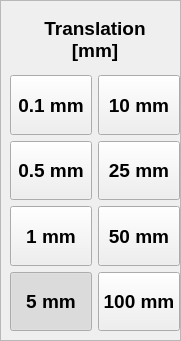
     <widget class="QFrame" name="frame_2">
      <property name="geometry">
       <rect>
        <x>470</x>
        <y>40</y>
        <width>181</width>
        <height>341</height>
       </rect>
      </property>
      <property name="frameShape">
       <enum>QFrame::StyledPanel</enum>
      </property>
      <property name="frameShadow">
       <enum>QFrame::Raised</enum>
      </property>
      <widget class="QWidget" name="verticalLayoutWidget">
       <property name="geometry">
        <rect>
         <x>10</x>
         <y>10</y>
         <width>170</width>
         <height>321</height>
        </rect>
       </property>
       <layout class="QVBoxLayout" name="verticalLayout">
        <item>
         <widget class="QLabel" name="label_4">
          <property name="font">
           <font>
            <pointsize>14</pointsize>
            <weight>75</weight>
            <bold>true</bold>
           </font>
          </property>
          <property name="text">
           <string>Translation
[mm]</string>
          </property>
          <property name="alignment">
           <set>Qt::AlignCenter</set>
          </property>
         </widget>
        </item>
        <item>
         <layout class="QHBoxLayout" name="horizontalLayout">
          <item>
           <widget class="QPushButton" name="pushButton_cs_base_step_unit_1">
            <property name="sizePolicy">
             <sizepolicy hsizetype="Preferred" vsizetype="Preferred">
              <horstretch>0</horstretch>
              <verstretch>0</verstretch>
             </sizepolicy>
            </property>
            <property name="minimumSize">
             <size>
              <width>0</width>
              <height>25</height>
             </size>
            </property>
            <property name="font">
             <font>
              <family>Ubuntu</family>
              <pointsize>14</pointsize>
              <weight>75</weight>
              <bold>true</bold>
             </font>
            </property>
            <property name="layoutDirection">
             <enum>Qt::LeftToRight</enum>
            </property>
            <property name="text">
             <string>0.1 mm</string>
            </property>
            <property name="checkable">
             <bool>true</bool>
            </property>
            <property name="autoExclusive">
             <bool>true</bool>
            </property>
            <property name="autoDefault">
             <bool>false</bool>
            </property>
           </widget>
          </item>
          <item>
           <widget class="QPushButton" name="pushButton_cs_base_step_unit_5">
            <property name="sizePolicy">
             <sizepolicy hsizetype="Preferred" vsizetype="Preferred">
              <horstretch>0</horstretch>
              <verstretch>0</verstretch>
             </sizepolicy>
            </property>
            <property name="minimumSize">
             <size>
              <width>0</width>
              <height>25</height>
             </size>
            </property>
            <property name="font">
             <font>
              <family>Ubuntu</family>
              <pointsize>14</pointsize>
              <weight>75</weight>
              <bold>true</bold>
             </font>
            </property>
            <property name="layoutDirection">
             <enum>Qt::LeftToRight</enum>
            </property>
            <property name="text">
             <string>10 mm</string>
            </property>
            <property name="checkable">
             <bool>true</bool>
            </property>
            <property name="autoExclusive">
             <bool>true</bool>
            </property>
            <property name="autoDefault">
             <bool>false</bool>
            </property>
           </widget>
          </item>
         </layout>
        </item>
        <item>
         <layout class="QHBoxLayout" name="horizontalLayout_2">
          <item>
           <widget class="QPushButton" name="pushButton_cs_base_step_unit_2">
            <property name="sizePolicy">
             <sizepolicy hsizetype="Preferred" vsizetype="Preferred">
              <horstretch>0</horstretch>
              <verstretch>0</verstretch>
             </sizepolicy>
            </property>
            <property name="minimumSize">
             <size>
              <width>0</width>
              <height>25</height>
             </size>
            </property>
            <property name="font">
             <font>
              <family>Ubuntu</family>
              <pointsize>14</pointsize>
              <weight>75</weight>
              <bold>true</bold>
             </font>
            </property>
            <property name="layoutDirection">
             <enum>Qt::LeftToRight</enum>
            </property>
            <property name="text">
             <string>0.5 mm</string>
            </property>
            <property name="checkable">
             <bool>true</bool>
            </property>
            <property name="autoExclusive">
             <bool>true</bool>
            </property>
            <property name="autoDefault">
             <bool>false</bool>
            </property>
           </widget>
          </item>
          <item>
           <widget class="QPushButton" name="pushButton_cs_base_step_unit_6">
            <property name="sizePolicy">
             <sizepolicy hsizetype="Preferred" vsizetype="Preferred">
              <horstretch>0</horstretch>
              <verstretch>0</verstretch>
             </sizepolicy>
            </property>
            <property name="minimumSize">
             <size>
              <width>0</width>
              <height>25</height>
             </size>
            </property>
            <property name="font">
             <font>
              <family>Ubuntu</family>
              <pointsize>14</pointsize>
              <weight>75</weight>
              <bold>true</bold>
             </font>
            </property>
            <property name="layoutDirection">
             <enum>Qt::LeftToRight</enum>
            </property>
            <property name="text">
             <string>25 mm</string>
            </property>
            <property name="checkable">
             <bool>true</bool>
            </property>
            <property name="autoExclusive">
             <bool>true</bool>
            </property>
            <property name="autoDefault">
             <bool>false</bool>
            </property>
           </widget>
          </item>
         </layout>
        </item>
        <item>
         <layout class="QHBoxLayout" name="horizontalLayout_8">
          <item>
           <widget class="QPushButton" name="pushButton_cs_base_step_unit_3">
            <property name="sizePolicy">
             <sizepolicy hsizetype="Preferred" vsizetype="Preferred">
              <horstretch>0</horstretch>
              <verstretch>0</verstretch>
             </sizepolicy>
            </property>
            <property name="minimumSize">
             <size>
              <width>0</width>
              <height>25</height>
             </size>
            </property>
            <property name="font">
             <font>
              <family>Ubuntu</family>
              <pointsize>14</pointsize>
              <weight>75</weight>
              <bold>true</bold>
             </font>
            </property>
            <property name="layoutDirection">
             <enum>Qt::LeftToRight</enum>
            </property>
            <property name="text">
             <string>1 mm</string>
            </property>
            <property name="checkable">
             <bool>true</bool>
            </property>
            <property name="autoExclusive">
             <bool>true</bool>
            </property>
            <property name="autoDefault">
             <bool>false</bool>
            </property>
           </widget>
          </item>
          <item>
           <widget class="QPushButton" name="pushButton_cs_base_step_unit_7">
            <property name="sizePolicy">
             <sizepolicy hsizetype="Preferred" vsizetype="Preferred">
              <horstretch>0</horstretch>
              <verstretch>0</verstretch>
             </sizepolicy>
            </property>
            <property name="minimumSize">
             <size>
              <width>0</width>
              <height>25</height>
             </size>
            </property>
            <property name="font">
             <font>
              <family>Ubuntu</family>
              <pointsize>14</pointsize>
              <weight>75</weight>
              <bold>true</bold>
             </font>
            </property>
            <property name="layoutDirection">
             <enum>Qt::LeftToRight</enum>
            </property>
            <property name="text">
             <string>50 mm</string>
            </property>
            <property name="checkable">
             <bool>true</bool>
            </property>
            <property name="autoExclusive">
             <bool>true</bool>
            </property>
            <property name="autoDefault">
             <bool>false</bool>
            </property>
           </widget>
          </item>
         </layout>
        </item>
        <item>
         <layout class="QHBoxLayout" name="horizontalLayout_9">
          <item>
           <widget class="QPushButton" name="pushButton_cs_base_step_unit_4">
            <property name="sizePolicy">
             <sizepolicy hsizetype="Preferred" vsizetype="Preferred">
              <horstretch>0</horstretch>
              <verstretch>0</verstretch>
             </sizepolicy>
            </property>
            <property name="minimumSize">
             <size>
              <width>0</width>
              <height>25</height>
             </size>
            </property>
            <property name="font">
             <font>
              <family>Ubuntu</family>
              <pointsize>14</pointsize>
              <weight>75</weight>
              <bold>true</bold>
             </font>
            </property>
            <property name="layoutDirection">
             <enum>Qt::LeftToRight</enum>
            </property>
            <property name="text">
             <string>5 mm</string>
            </property>
            <property name="checkable">
             <bool>true</bool>
            </property>
            <property name="checked">
             <bool>true</bool>
            </property>
            <property name="autoExclusive">
             <bool>true</bool>
            </property>
            <property name="autoDefault">
             <bool>false</bool>
            </property>
           </widget>
          </item>
          <item>
           <widget class="QPushButton" name="pushButton_cs_base_step_unit_8">
            <property name="sizePolicy">
             <sizepolicy hsizetype="Preferred" vsizetype="Preferred">
              <horstretch>0</horstretch>
              <verstretch>0</verstretch>
             </sizepolicy>
            </property>
            <property name="minimumSize">
             <size>
              <width>0</width>
              <height>25</height>
             </size>
            </property>
            <property name="font">
             <font>
              <family>Ubuntu</family>
              <pointsize>14</pointsize>
              <weight>75</weight>
              <bold>true</bold>
             </font>
            </property>
            <property name="layoutDirection">
             <enum>Qt::LeftToRight</enum>
            </property>
            <property name="text">
             <string>100 mm</string>
            </property>
            <property name="checkable">
             <bool>true</bool>
            </property>
            <property name="autoExclusive">
             <bool>true</bool>
            </property>
            <property name="autoDefault">
             <bool>false</bool>
            </property>
           </widget>
          </item>
         </layout>
        </item>
       </layout>
      </widget>
     </widget>
